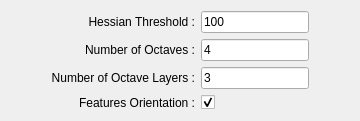
              <widget class="QWidget" name="tabDetectorSURF">
               <attribute name="title">
                <string>SURF</string>
               </attribute>
               <attribute name="toolTip">
                <string>Extracting Speeded Up Robust Features from an image [Bay06].</string>
               </attribute>
               <layout class="QGridLayout" name="gridLayout_17">
                <item row="0" column="0">
                 <spacer name="horizontalSpacer_32">
                  <property name="orientation">
                   <enum>Qt::Horizontal</enum>
                  </property>
                  <property name="sizeHint" stdset="0">
                   <size>
                    <width>40</width>
                    <height>20</height>
                   </size>
                  </property>
                 </spacer>
                </item>
                <item row="0" column="1">
                 <layout class="QGridLayout" name="detectorSurfParams">
                  <item row="1" column="0">
                   <widget class="QLabel" name="detectorSurfNOctavesLabel">
                    <property name="text">
                     <string>Number of Octaves :</string>
                    </property>
                    <property name="alignment">
                     <set>Qt::AlignRight|Qt::AlignTrailing|Qt::AlignVCenter</set>
                    </property>
                   </widget>
                  </item>
                  <item row="1" column="1">
                   <widget class="QLineEdit" name="detectorSurfNOctavesText">
                    <property name="text">
                     <string>4</string>
                    </property>
                   </widget>
                  </item>
                  <item row="0" column="1">
                   <widget class="QLineEdit" name="detectorSurfHessianThresholdText">
                    <property name="text">
                     <string>100</string>
                    </property>
                   </widget>
                  </item>
                  <item row="0" column="0">
                   <widget class="QLabel" name="detectorSurfHessianThresholdLabel">
                    <property name="text">
                     <string>Hessian Threshold :</string>
                    </property>
                    <property name="alignment">
                     <set>Qt::AlignRight|Qt::AlignTrailing|Qt::AlignVCenter</set>
                    </property>
                   </widget>
                  </item>
                  <item row="2" column="0">
                   <widget class="QLabel" name="detectorSurfNLayersLabel">
                    <property name="text">
                     <string>Number of Octave Layers :</string>
                    </property>
                    <property name="alignment">
                     <set>Qt::AlignRight|Qt::AlignTrailing|Qt::AlignVCenter</set>
                    </property>
                   </widget>
                  </item>
                  <item row="2" column="1">
                   <widget class="QLineEdit" name="detectorSurfNLayersText">
                    <property name="text">
                     <string>3</string>
                    </property>
                   </widget>
                  </item>
                  <item row="3" column="0">
                   <widget class="QLabel" name="detectorSurfUprightLabel">
                    <property name="text">
                     <string>Features Orientation :</string>
                    </property>
                    <property name="alignment">
                     <set>Qt::AlignRight|Qt::AlignTrailing|Qt::AlignVCenter</set>
                    </property>
                   </widget>
                  </item>
                  <item row="3" column="1">
                   <widget class="QCheckBox" name="detectorSurfUprightText">
                    <property name="cursor">
                     <cursorShape>PointingHandCursor</cursorShape>
                    </property>
                    <property name="checked">
                     <bool>true</bool>
                    </property>
                   </widget>
                  </item>
                 </layout>
                </item>
                <item row="0" column="2">
                 <spacer name="horizontalSpacer_33">
                  <property name="orientation">
                   <enum>Qt::Horizontal</enum>
                  </property>
                  <property name="sizeHint" stdset="0">
                   <size>
                    <width>40</width>
                    <height>20</height>
                   </size>
                  </property>
                 </spacer>
                </item>
               </layout>
              </widget>
